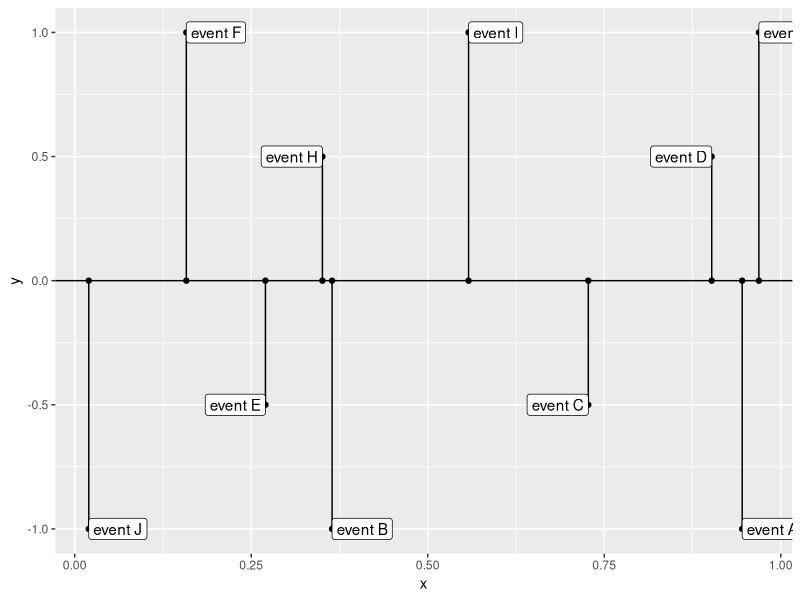
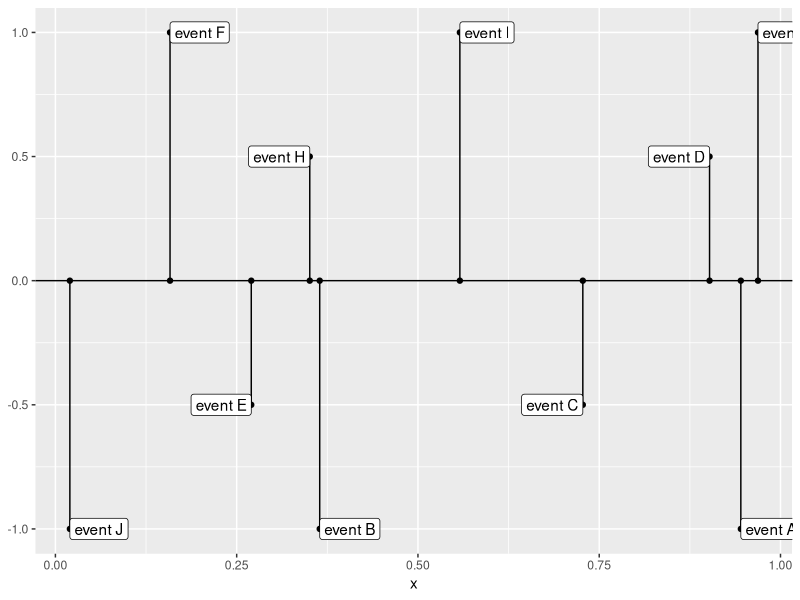
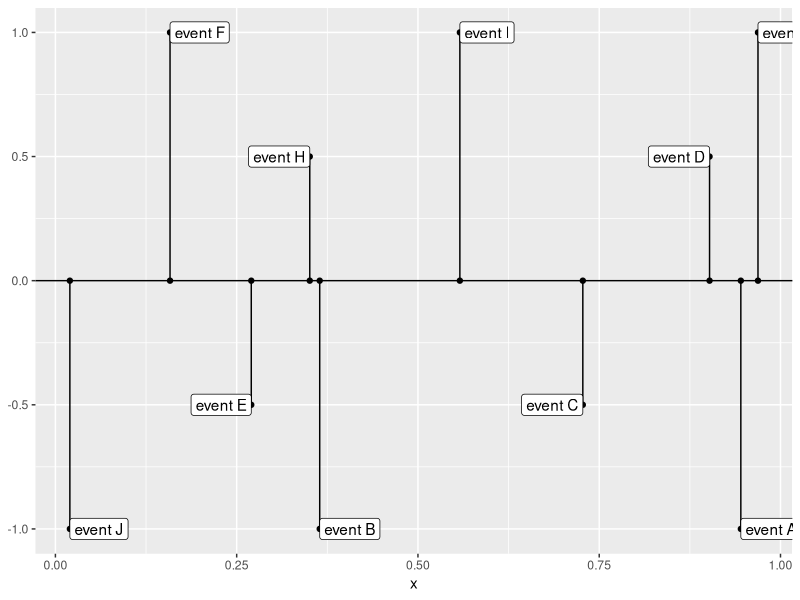

Recreate these plots in R, in order.
## ---- chunk 1
knitr::opts_chunk$set(echo = TRUE)
options(tidyverse.quiet = TRUE)
## ---- chunk 2
height_pattern <- c(-1,1, -.5, .5)
hjust_pattern <- c(0,0, 1,1) 

library(tidyverse)
data.frame(x = runif(10)) %>% 
  mutate(event_descr = paste("event", LETTERS[1:10])) ->
timeline_df

timeline_df %>% 
  arrange(x) %>% 
  mutate(xend = x) %>% 
  mutate(yend = 0) %>% 
  mutate(y = rep(height_pattern, nrow(.))[1:nrow(.)]) %>% 
  mutate(hjust = rep(hjust_pattern, nrow(.))[1:nrow(.)]) %>% 
  ggplot() +
  aes(x = x , y = y, xend = xend, yend = yend, label = event_descr ,
      hjust = hjust) + 
  geom_point() +
  geom_point(aes(y = 0)) + 
  geom_segment() + 
  geom_hline(yintercept = 0) + 
  geom_label()
   

compute_timeline <- function(data, scales, height_pattern = c(-1,1, -.5, .5), hjust_pattern = c(0,0, 1,1) ){

  data |> 
  arrange(x) %>% 
  mutate(xend = x) %>% 
  mutate(yend = 0) %>% 
  mutate(y = rep(height_pattern, nrow(.))[1:nrow(.)]) %>% 
  mutate(hjust = rep(hjust_pattern, nrow(.))[1:nrow(.)])
  
}


timeline_df |>
  compute_timeline()

StatTimeline <- ggproto("StatTimeline", Stat, compute_panel = compute_timeline)

timeline_df |>
  ggplot() + 
  aes(x = x, label = event_descr) + 
  geom_hline(yintercept = 0) +
  layer(GeomSegment, StatTimeline, position = "identity") +
  layer(GeomPoint, StatTimeline, position = "identity") + 
  layer(GeomLabel, StatTimeline, position = "identity") + 
  layer(GeomPoint, StatTimeline, position = "identity",
        params = list(y = 0))


geom_timeline <- function(){
  
  list(
    
  geom_hline(yintercept = 0),   
  layer(GeomSegment, StatTimeline, position = "identity"),
  layer(GeomPoint, StatTimeline, position = "identity"),
  layer(GeomLabel, StatTimeline, position = "identity"),
  layer(GeomPoint, StatTimeline, position = "identity",
        params = list(y = 0))
  
  )
  
}



timeline_df |>
  ggplot() + 
  aes(x = x, label = event_descr) + 
  geom_timeline()


## ---- chunk 3

